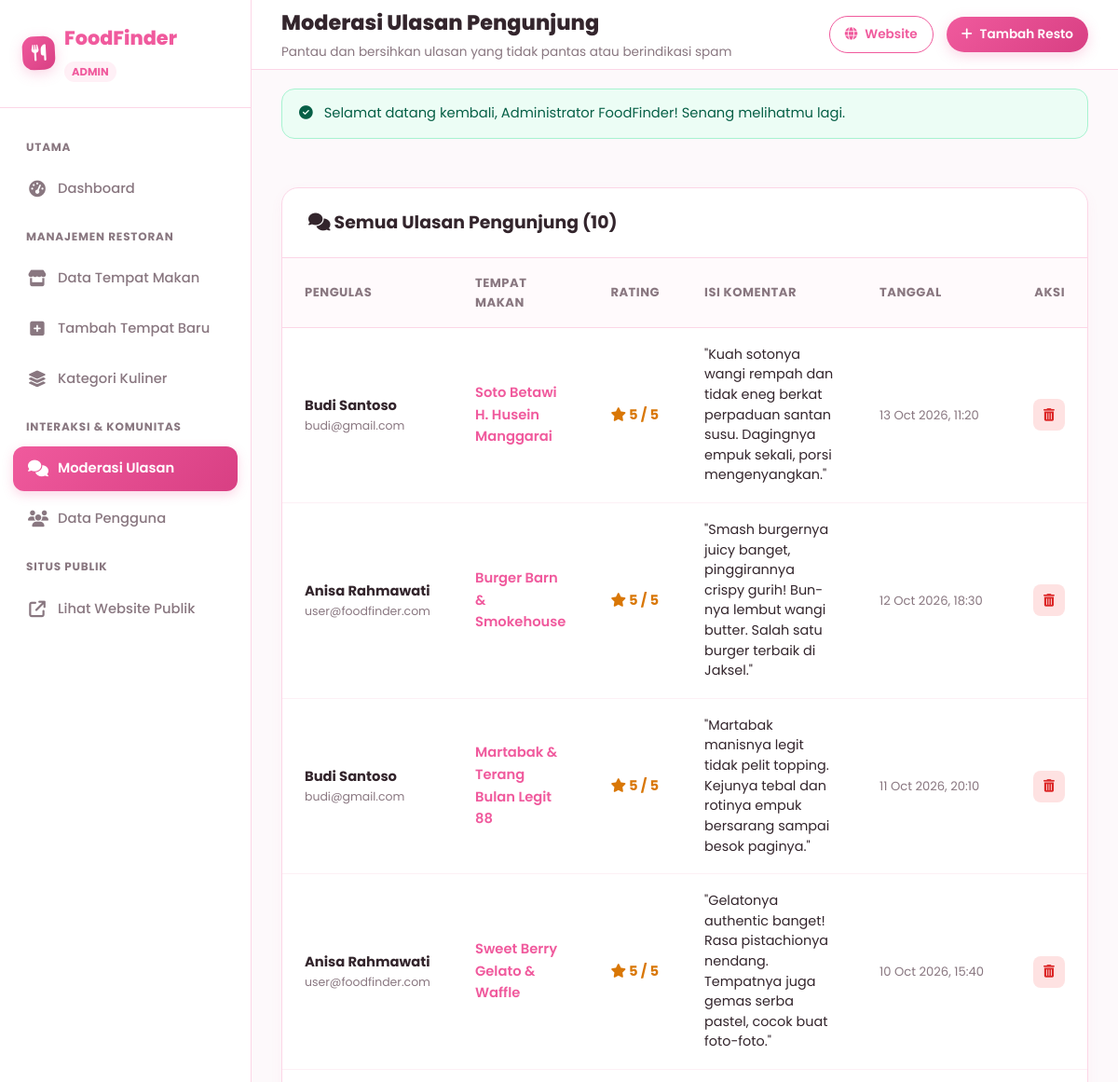
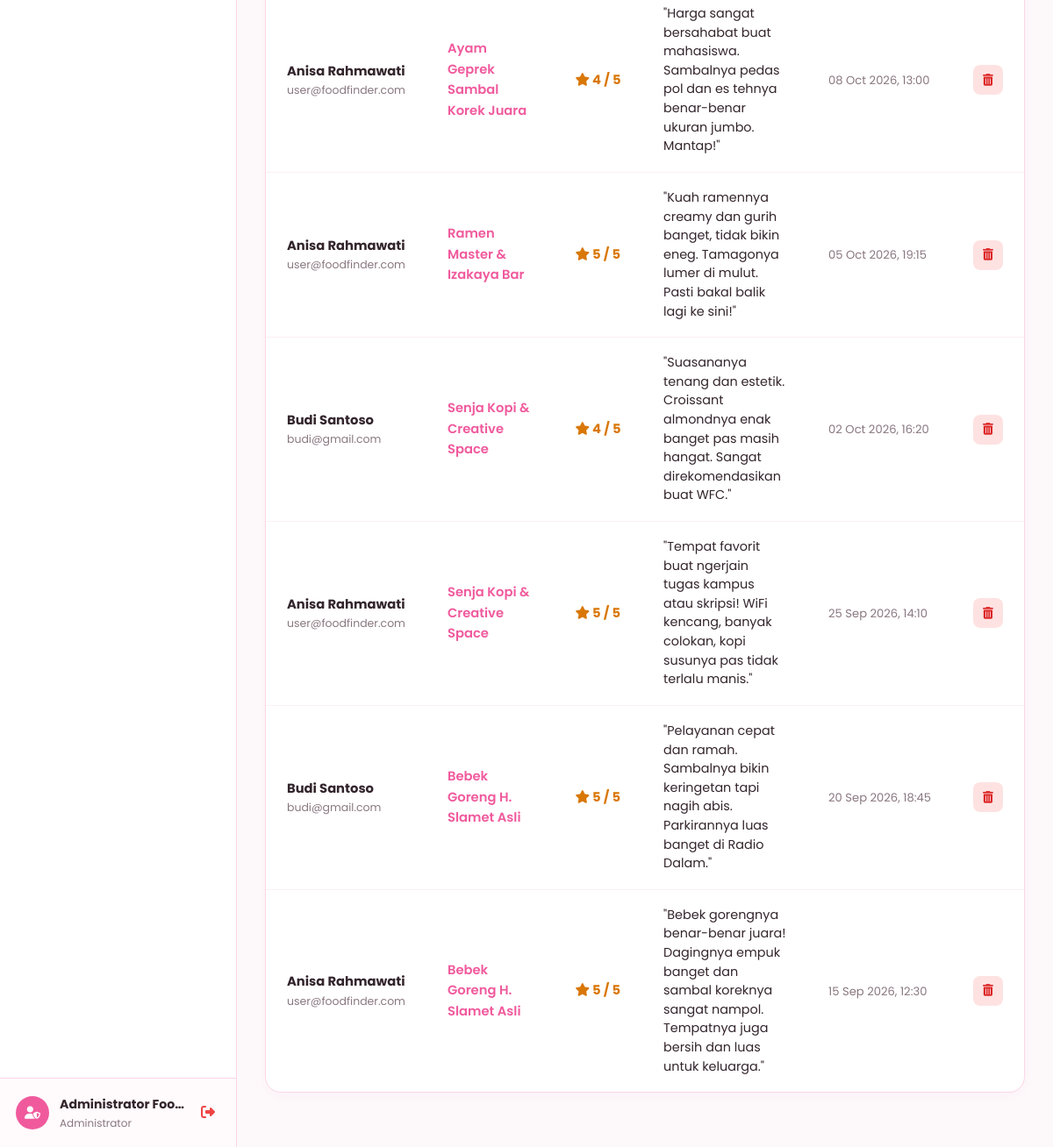
Screenshot of /admin/reviews.php (signed in) with the database file from the repository (2 pictures, top to bottom).
### tables this page shows
CREATE TABLE `reviews` (
  `id` INT AUTO_INCREMENT PRIMARY KEY,
  `restaurant_id` INT NOT NULL,
  `user_id` INT NOT NULL,
  `rating` TINYINT(1) NOT NULL CHECK (`rating` BETWEEN 1 AND 5),
  `comment` TEXT NOT NULL,
  `created_at` TIMESTAMP DEFAULT CURRENT_TIMESTAMP,
  CONSTRAINT `fk_review_restaurant` FOREIGN KEY (`restaurant_id`) REFERENCES `restaurants` (`id`) ON DELETE CASCADE ON UPDATE CASCADE,
  CONSTRAINT `fk_review_user` FOREIGN KEY (`user_id`) REFERENCES `users` (`id`) ON DELETE CASCADE ON UPDATE CASCADE
);

CREATE TABLE `users` (
  `id` INT AUTO_INCREMENT PRIMARY KEY,
  `name` VARCHAR(100) NOT NULL,
  `email` VARCHAR(100) NOT NULL UNIQUE,
  `password` VARCHAR(255) NOT NULL,
  `role` ENUM('user', 'admin') NOT NULL DEFAULT 'user',
  `avatar` VARCHAR(255) DEFAULT NULL,
  `created_at` TIMESTAMP DEFAULT CURRENT_TIMESTAMP,
  `updated_at` TIMESTAMP DEFAULT CURRENT_TIMESTAMP ON UPDATE CURRENT_TIMESTAMP
);

CREATE TABLE `restaurants` (
  `id` INT AUTO_INCREMENT PRIMARY KEY,
  `category_id` INT NOT NULL,
  `name` VARCHAR(150) NOT NULL,
  `slug` VARCHAR(150) NOT NULL UNIQUE,
  `food_type` VARCHAR(100) NOT NULL,
  `price_range` ENUM('$', '$$', '$$$', '$$$$') NOT NULL DEFAULT '$$',
  `price_min` INT NOT NULL DEFAULT 15000,
  `price_max` INT NOT NULL DEFAULT 50000,
  `rating` DECIMAL(2,1) NOT NULL DEFAULT 0.0,
  `total_reviews` INT NOT NULL DEFAULT 0,
  `address` TEXT NOT NULL,
  `city` VARCHAR(100) NOT NULL DEFAULT 'Jakarta Selatan',
  `gmaps_url` TEXT DEFAULT NULL,
  `opening_hours` VARCHAR(100) NOT NULL DEFAULT '10:00 - 22:00 WIB',
  `description` TEXT NOT NULL,
  `facilities` TEXT DEFAULT NULL,
  `atmosphere` VARCHAR(100) DEFAULT 'Santai',
  `image` VARCHAR(255) NOT NULL,
  `is_popular` TINYINT(1) NOT NULL DEFAULT 0,
  `is_recommended` TINYINT(1) NOT NULL DEFAULT 0,
  `status` ENUM('published', 'draft') NOT NULL DEFAULT 'published',
  `created_at` TIMESTAMP DEFAULT CURRENT_TIMESTAMP,
  `updated_at` TIMESTAMP DEFAULT CURRENT_TIMESTAMP ON UPDATE CURRENT_TIMESTAMP,
  CONSTRAINT `fk_restaurant_category` FOREIGN KEY (`category_id`) REFERENCES `categories` (`id`) ON DELETE RESTRICT ON UPDATE CASCADE
);

### includes/functions.php (called while the page is built, shortened)
<?php
function e($value): string {
    return htmlspecialchars((string)($value ?? ''), ENT_QUOTES, 'UTF-8');
}

### admin/reviews.php (the view, shortened to what this page needs)
<?php
require_once __DIR__ . '/auth_check.php';
$reviews = $pdo->query("
    SELECT rev.*, u.name as user_name, u.email as user_email,
           r.name as restaurant_name, r.id as resto_id
    FROM reviews rev
    JOIN users u ON rev.user_id = u.id
    JOIN restaurants r ON rev.restaurant_id = r.id
    ORDER BY rev.created_at DESC
")->fetchAll();
?>
<!DOCTYPE html>
<html lang="id">
<head>
  <link rel="stylesheet" href="https://cdnjs.cloudflare.com/ajax/libs/font-awesome/6.5.1/css/all.min.css">
  <link rel="stylesheet" href="<?= BASE_URL ?>assets/css/style.css">
  <link rel="stylesheet" href="<?= BASE_URL ?>assets/css/admin.css">
</head>
<body class="admin-body">
  <?php include __DIR__ . '/sidebar.php'; ?>
  <div class="admin-main">
    <?php include __DIR__ . '/topbar.php'; ?>
    <main class="admin-content">
      <div class="admin-panel">
        <div class="admin-panel-header">
          <h3><i class="fas fa-comments text-pink"></i> Semua Ulasan Pengunjung (<?= count($reviews) ?>)</h3>
        </div>
        <div class="table-responsive">
          <table class="admin-table">
            <thead>
              <tr>
                <th>Pengulas</th>
                <th>Tempat Makan</th>
                <th>Rating</th>
                <th style="width: 40%;">Isi Komentar</th>
                <th>Tanggal</th>
                <th style="text-align: right;">Aksi</th>
              </tr>
            </thead>
            <tbody>
              <?php if (count($reviews) > 0): ?>
                <?php foreach ($reviews as $rev): ?>
                  <tr>
                    <td>
                      <strong><?= e($rev['user_name']) ?></strong>
                      <div style="font-size: 0.78rem; color: var(--admin-text-muted);"><?= e($rev['user_email']) ?></div>
                    </td>
                    <td>
                      <a href="<?= BASE_URL ?>restaurant-detail.php?id=<?= (int)$rev['resto_id'] ?>" target="_blank" style="color: var(--admin-pink); font-weight: 600;">
                        <?= e($rev['restaurant_name']) ?>
                      </a>
                    </td>
                    <td>
                      <span style="font-weight: 700; color: #D97706;">
                        <i class="fas fa-star text-warning"></i> <?= (int)$rev['rating'] ?> / 5
                      </span>
                    </td>
                    <td>
                      <div style="font-size: 0.9rem; line-height: 1.5; color: var(--admin-text-main);">
                        "<?= e($rev['comment']) ?>"
                      </div>
                    </td>
                    <td style="color: var(--admin-text-muted); font-size: 0.82rem; white-space: nowrap;">
                      <?= date('d M Y, H:i', strtotime($rev['created_at'])) ?>
                    </td>
                    <td style="text-align: right;">
                      <form action="<?= BASE_URL ?>admin/reviews.php" method="POST" onsubmit="return confirm('Apakah Anda yakin ingin menghapus ulasan ini? Rating restoran akan dihitung ulang secara otomatis.')">
                        <button type="submit" class="btn-table-action btn-table-delete" title="Hapus Ulasan Ini">
                          <i class="fas fa-trash-can"></i>
                        </button>
                      </form>
                    </td>
                  </tr>
                <?php endforeach; ?>
              <?php endif; ?>
            </tbody>
          </table>
        </div>
      </div>
    </main>
  </div>
</body>
</html>

### assets/css/style.css (style rules this page uses)
:root { --pink-primary: #F05A9D; --pink-dark: #D83F83; --pink-light: #FFF0F6; --pink-subtle: #FFF7FA; --pink-border: #FCD6E7; --pink-glow: rgba(240, 90, 157, 0.25); --white: #FFFFFF; --bg-main: #FFFAFB; --bg-surface: #FFFFFF; --text-primary: #33252C; --text-secondary: #897780; --text-muted: #B3A4AC; --star-yellow: #FFB800; --success: #10B981; --danger: #EF4444; --warning: #F59E0B; --info: #3B82F6; --font-family: 'Poppins', -apple-system, BlinkMacSystemFont, 'Segoe UI', Roboto, sans-serif; --font-sub: 'Plus Jakarta Sans', sans-serif; --shadow-sm: 0 2px 8px rgba(240, 90, 157, 0.06); --shadow-md: 0 8px 24px rgba(240, 90, 157, 0.08), 0 2px 6px rgba(51, 37, 44, 0.04); --shadow-lg: 0 16px 36px rgba(240, 90, 157, 0.12), 0 4px 12px rgba(51, 37, 44, 0.05); --shadow-hover: 0 20px 40px rgba(240, 90, 157, 0.16), 0 6px 14px rgba(51, 37, 44, 0.08); --radius-sm: 8px; --radius-md: 14px; --radius-lg: 20px; --radius-xl: 28px; --radius-full: 9999px; --transition-fast: 0.2s cubic-bezier(0.4, 0, 0.2, 1); --transition-normal: 0.3s cubic-bezier(0.4, 0, 0.2, 1); }
*, *::before, *::after { box-sizing: border-box; margin: 0; padding: 0; }
html { scroll-behavior: smooth; font-size: 16px; }
body { font-family: var(--font-family); background-color: var(--bg-main); color: var(--text-primary); line-height: 1.6; min-height: 100vh; display: flex; flex-direction: column; overflow-x: hidden; -webkit-font-smoothing: antialiased; }
a { color: var(--pink-primary); text-decoration: none; transition: color var(--transition-fast); }
button, input, select, textarea { font-family: inherit; font-size: inherit; color: inherit; }

### assets/css/admin.css (style rules this page uses)
:root { --admin-pink: #F05A9D; --admin-pink-dark: #D83F83; --admin-pink-light: #FFF0F6; --admin-pink-border: #FCD6E7; --admin-sidebar-bg: #FFFFFF; --admin-body-bg: #FDF9FB; --admin-text-main: #33252C; --admin-text-muted: #897780; }
body.admin-body { background-color: var(--admin-body-bg); color: var(--admin-text-main); font-family: 'Poppins', sans-serif; margin: 0; display: flex; min-height: 100vh; }
.admin-main { margin-left: 270px; flex: 1; display: flex; flex-direction: column; min-width: 0; }
.admin-content { padding: 32px; flex: 1; }
.admin-panel { background: #FFFFFF; border: 1px solid var(--admin-pink-border); border-radius: 18px; box-shadow: 0 4px 14px rgba(240, 90, 157, 0.05); overflow: hidden; margin-bottom: 30px; }
.admin-panel-header { padding: 22px 28px; border-bottom: 1px solid var(--admin-pink-border); display: flex; align-items: center; justify-content: space-between; gap: 16px; flex-wrap: wrap; }
.admin-panel-header h3 { font-size: 1.18rem; font-weight: 700; margin: 0; }
.table-responsive { overflow-x: auto; }
.admin-table { width: 100%; border-collapse: collapse; text-align: left; }
.admin-table th { background: #FFFAFC; padding: 16px 24px; font-size: 0.82rem; font-weight: 700; color: var(--admin-text-muted); text-transform: uppercase; letter-spacing: 0.5px; border-bottom: 1px solid var(--admin-pink-border); }
.admin-table td { padding: 18px 24px; border-bottom: 1px solid #FDF0F5; font-size: 0.92rem; vertical-align: middle; }
.admin-table tr:last-child td { border-bottom: none; }
.btn-table-action { width: 34px; height: 34px; border-radius: 8px; display: inline-flex; align-items: center; justify-content: center; font-size: 0.85rem; border: none; cursor: pointer; transition: all 0.2s ease; }
.btn-table-delete { background: #FEE2E2; color: #DC2626; }

### rows the page displays
reviews: user.name "Budi Santoso", user.email "budi@gmail.com", restaurant.name "Soto Betawi H. Husein Manggarai", rating "5", comment "Kuah sotonya wangi rempah dan tidak eneg berkat perpaduan santan susu. Dagingnya empuk sekali, porsi mengenyangkan.", created_at "13 Oct 2026, 11:20"
reviews: user.name "Anisa Rahmawati", user.email "user@foodfinder.com", restaurant.name "Burger Barn & Smokehouse", rating "5", comment "Smash burgernya juicy banget, pinggirannya crispy gurih! Bun-nya lembut wangi butter. Salah satu burger terbaik di Jaksel.", created_at "12 Oct 2026, 18:30"
reviews: user.name "Budi Santoso", user.email "budi@gmail.com", restaurant.name "Martabak & Terang Bulan Legit 88", rating "5", comment "Martabak manisnya legit tidak pelit topping. Kejunya tebal dan rotinya empuk bersarang sampai besok paginya.", created_at "11 Oct 2026, 20:10"
reviews: user.name "Anisa Rahmawati", user.email "user@foodfinder.com", restaurant.name "Sweet Berry Gelato & Waffle", rating "5", comment "Gelatonya authentic banget! Rasa pistachionya nendang. Tempatnya juga gemas serba pastel, cocok buat foto-foto.", created_at "10 Oct 2026, 15:40"
reviews: user.name "Anisa Rahmawati", user.email "user@foodfinder.com", restaurant.name "Ayam Geprek Sambal Korek Juara", rating "4", comment "Harga sangat bersahabat buat mahasiswa. Sambalnya pedas pol dan es tehnya benar-benar ukuran jumbo. Mantap!", created_at "08 Oct 2026, 13:00"
reviews: user.name "Anisa Rahmawati", user.email "user@foodfinder.com", restaurant.name "Ramen Master & Izakaya Bar", rating "5", comment "Kuah ramennya creamy dan gurih banget, tidak bikin eneg. Tamagonya lumer di mulut. Pasti bakal balik lagi ke sini!", created_at "05 Oct 2026, 19:15"
reviews: user.name "Budi Santoso", user.email "budi@gmail.com", restaurant.name "Senja Kopi & Creative Space", rating "4", comment "Suasananya tenang dan estetik. Croissant almondnya enak banget pas masih hangat. Sangat direkomendasikan buat WFC.", created_at "02 Oct 2026, 16:20"
reviews: user.name "Anisa Rahmawati", user.email "user@foodfinder.com", restaurant.name "Senja Kopi & Creative Space", rating "5", comment "Tempat favorit buat ngerjain tugas kampus atau skripsi! WiFi kencang, banyak colokan, kopi susunya pas tidak terlalu manis.", created_at "25 Sep 2026, 14:10"
reviews: user.name "Budi Santoso", user.email "budi@gmail.com", restaurant.name "Bebek Goreng H. Slamet Asli", rating "5", comment "Pelayanan cepat dan ramah. Sambalnya bikin keringetan tapi nagih abis. Parkirannya luas banget di Radio Dalam.", created_at "20 Sep 2026, 18:45"
reviews: user.name "Anisa Rahmawati", user.email "user@foodfinder.com", restaurant.name "Bebek Goreng H. Slamet Asli", rating "5", comment "Bebek gorengnya benar-benar juara! Dagingnya empuk banget dan sambal koreknya sangat nampol. Tempatnya juga bersih dan luas untuk keluarga.", created_at "15 Sep 2026, 12:30"

### other values shown
$adminUser['name'] "Administrator Foo…"
$pageTitle "Moderasi Ulasan Pengunjung"
$pageDesc "Pantau dan bersihkan ulasan yang tidak pantas atau berindikasi spam"
$flash['message'] "Selamat datang kembali, Administrator FoodFinder! Senang melihatmu lagi."
count($reviews) "10"
